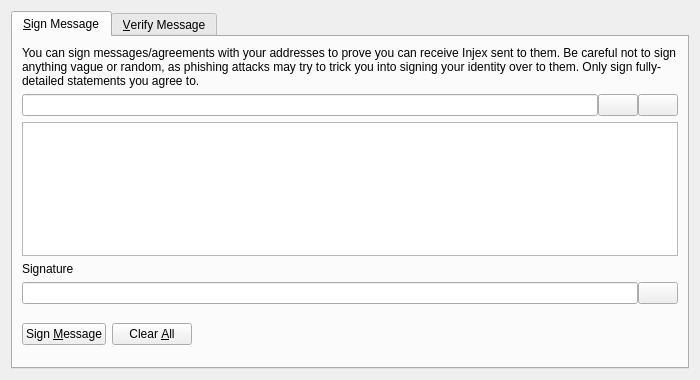
<?xml version="1.0" encoding="UTF-8"?>
<ui version="4.0">
 <class>SignVerifyMessageDialog</class>
 <widget class="QDialog" name="SignVerifyMessageDialog">
  <property name="geometry">
   <rect>
    <x>0</x>
    <y>0</y>
    <width>700</width>
    <height>380</height>
   </rect>
  </property>
  <property name="windowTitle">
   <string>Signatures - Sign / Verify a Message</string>
  </property>
  <property name="modal">
   <bool>true</bool>
  </property>
  <layout class="QVBoxLayout" name="verticalLayout">
   <item>
    <widget class="QTabWidget" name="tabWidget">
     <property name="currentIndex">
      <number>0</number>
     </property>
     <widget class="QWidget" name="tabSignMessage">
      <attribute name="title">
       <string>&amp;Sign Message</string>
      </attribute>
      <layout class="QVBoxLayout" name="verticalLayout_SM">
       <item>
        <widget class="QLabel" name="infoLabel_SM">
         <property name="text">
          <string>You can sign messages/agreements with your addresses to prove you can receive Injex sent to them. Be careful not to sign anything vague or random, as phishing attacks may try to trick you into signing your identity over to them. Only sign fully-detailed statements you agree to.</string>
         </property>
         <property name="textFormat">
          <enum>Qt::PlainText</enum>
         </property>
         <property name="wordWrap">
          <bool>true</bool>
         </property>
        </widget>
       </item>
       <item>
        <layout class="QHBoxLayout" name="horizontalLayout_1_SM">
         <property name="spacing">
          <number>0</number>
         </property>
         <item>
          <widget class="QValidatedLineEdit" name="addressIn_SM">
           <property name="toolTip">
            <string>The Injex address to sign the message with</string>
           </property>
          </widget>
         </item>
         <item>
          <widget class="QPushButton" name="addressBookButton_SM">
           <property name="toolTip">
            <string>Choose previously used address</string>
           </property>
           <property name="text">
            <string/>
           </property>
           <property name="shortcut">
            <string>Alt+A</string>
           </property>
           <property name="autoDefault">
            <bool>false</bool>
           </property>
          </widget>
         </item>
         <item>
          <widget class="QPushButton" name="pasteButton_SM">
           <property name="toolTip">
            <string>Paste address from clipboard</string>
           </property>
           <property name="text">
            <string/>
           </property>
           <property name="shortcut">
            <string>Alt+P</string>
           </property>
           <property name="autoDefault">
            <bool>false</bool>
           </property>
          </widget>
         </item>
        </layout>
       </item>
       <item>
        <widget class="QPlainTextEdit" name="messageIn_SM">
         <property name="toolTip">
          <string>Enter the message you want to sign here</string>
         </property>
        </widget>
       </item>
       <item>
        <widget class="QLabel" name="signatureLabel_SM">
         <property name="text">
          <string>Signature</string>
         </property>
         <property name="textFormat">
          <enum>Qt::PlainText</enum>
         </property>
        </widget>
       </item>
       <item>
        <layout class="QHBoxLayout" name="horizontalLayout_2_SM">
         <property name="spacing">
          <number>0</number>
         </property>
         <item>
          <widget class="QLineEdit" name="signatureOut_SM">
           <property name="font">
            <font>
             <italic>true</italic>
            </font>
           </property>
           <property name="readOnly">
            <bool>true</bool>
           </property>
          </widget>
         </item>
         <item>
          <widget class="QPushButton" name="copySignatureButton_SM">
           <property name="toolTip">
            <string>Copy the current signature to the system clipboard</string>
           </property>
           <property name="text">
            <string/>
           </property>
           <property name="autoDefault">
            <bool>false</bool>
           </property>
          </widget>
         </item>
        </layout>
       </item>
       <item>
        <layout class="QHBoxLayout" name="horizontalLayout_3_SM">
         <item>
          <widget class="QPushButton" name="signMessageButton_SM">
           <property name="toolTip">
            <string>Sign the message to prove you own this Injex address</string>
           </property>
           <property name="text">
            <string>Sign &amp;Message</string>
           </property>
           <property name="autoDefault">
            <bool>false</bool>
           </property>
          </widget>
         </item>
         <item>
          <widget class="QPushButton" name="clearButton_SM">
           <property name="toolTip">
            <string>Reset all sign message fields</string>
           </property>
           <property name="text">
            <string>Clear &amp;All</string>
           </property>
           <property name="autoDefault">
            <bool>false</bool>
           </property>
          </widget>
         </item>
         <item>
          <spacer name="horizontalSpacer_1_SM">
           <property name="orientation">
            <enum>Qt::Horizontal</enum>
           </property>
           <property name="sizeHint" stdset="0">
            <size>
             <width>40</width>
             <height>48</height>
            </size>
           </property>
          </spacer>
         </item>
         <item>
          <widget class="QLabel" name="statusLabel_SM">
           <property name="font">
            <font>
             <weight>75</weight>
             <bold>true</bold>
            </font>
           </property>
           <property name="text">
            <string/>
           </property>
           <property name="wordWrap">
            <bool>true</bool>
           </property>
          </widget>
         </item>
         <item>
          <spacer name="horizontalSpacer_2_SM">
           <property name="orientation">
            <enum>Qt::Horizontal</enum>
           </property>
           <property name="sizeHint" stdset="0">
            <size>
             <width>40</width>
             <height>48</height>
            </size>
           </property>
          </spacer>
         </item>
        </layout>
       </item>
      </layout>
     </widget>
     <widget class="QWidget" name="tabVerifyMessage">
      <attribute name="title">
       <string>&amp;Verify Message</string>
      </attribute>
      <layout class="QVBoxLayout" name="verticalLayout_VM">
       <item>
        <widget class="QLabel" name="infoLabel_VM">
         <property name="text">
          <string>Enter the receiver's address, message (ensure you copy line breaks, spaces, tabs, etc. exactly) and signature below to verify the message. Be careful not to read more into the signature than what is in the signed message itself, to avoid being tricked by a man-in-the-middle attack. Note that this only proves the signing party receives with the address, it cannot prove sendership of any transaction!</string>
         </property>
         <property name="textFormat">
          <enum>Qt::PlainText</enum>
         </property>
         <property name="alignment">
          <set>Qt::AlignLeading|Qt::AlignLeft|Qt::AlignTop</set>
         </property>
         <property name="wordWrap">
          <bool>true</bool>
         </property>
        </widget>
       </item>
       <item>
        <layout class="QHBoxLayout" name="horizontalLayout_1_VM">
         <property name="spacing">
          <number>0</number>
         </property>
         <item>
          <widget class="QValidatedLineEdit" name="addressIn_VM">
           <property name="toolTip">
            <string>The Injex address the message was signed with</string>
           </property>
          </widget>
         </item>
         <item>
          <widget class="QPushButton" name="addressBookButton_VM">
           <property name="toolTip">
            <string>Choose previously used address</string>
           </property>
           <property name="text">
            <string/>
           </property>
           <property name="shortcut">
            <string>Alt+A</string>
           </property>
           <property name="autoDefault">
            <bool>false</bool>
           </property>
          </widget>
         </item>
        </layout>
       </item>
       <item>
        <widget class="QPlainTextEdit" name="messageIn_VM"/>
       </item>
       <item>
        <widget class="QValidatedLineEdit" name="signatureIn_VM"/>
       </item>
       <item>
        <layout class="QHBoxLayout" name="horizontalLayout_2_VM">
         <item>
          <widget class="QPushButton" name="verifyMessageButton_VM">
           <property name="toolTip">
            <string>Verify the message to ensure it was signed with the specified Injex address</string>
           </property>
           <property name="text">
            <string>Verify &amp;Message</string>
           </property>
           <property name="autoDefault">
            <bool>false</bool>
           </property>
          </widget>
         </item>
         <item>
          <widget class="QPushButton" name="clearButton_VM">
           <property name="toolTip">
            <string>Reset all verify message fields</string>
           </property>
           <property name="text">
            <string>Clear &amp;All</string>
           </property>
           <property name="autoDefault">
            <bool>false</bool>
           </property>
          </widget>
         </item>
         <item>
          <spacer name="horizontalSpacer_1_VM">
           <property name="orientation">
            <enum>Qt::Horizontal</enum>
           </property>
           <property name="sizeHint" stdset="0">
            <size>
             <width>40</width>
             <height>48</height>
            </size>
           </property>
          </spacer>
         </item>
         <item>
          <widget class="QLabel" name="statusLabel_VM">
           <property name="font">
            <font>
             <weight>75</weight>
             <bold>true</bold>
            </font>
           </property>
           <property name="text">
            <string/>
           </property>
           <property name="wordWrap">
            <bool>true</bool>
           </property>
          </widget>
         </item>
         <item>
          <spacer name="horizontalSpacer_2_VM">
           <property name="orientation">
            <enum>Qt::Horizontal</enum>
           </property>
           <property name="sizeHint" stdset="0">
            <size>
             <width>40</width>
             <height>48</height>
            </size>
           </property>
          </spacer>
         </item>
        </layout>
       </item>
      </layout>
     </widget>
    </widget>
   </item>
  </layout>
 </widget>
 <customwidgets>
  <customwidget>
   <class>QValidatedLineEdit</class>
   <extends>QLineEdit</extends>
   <header>qvalidatedlineedit.h</header>
  </customwidget>
 </customwidgets>
 <resources>
  <include location="../injex.qrc"/>
 </resources>
 <connections/>
</ui>
